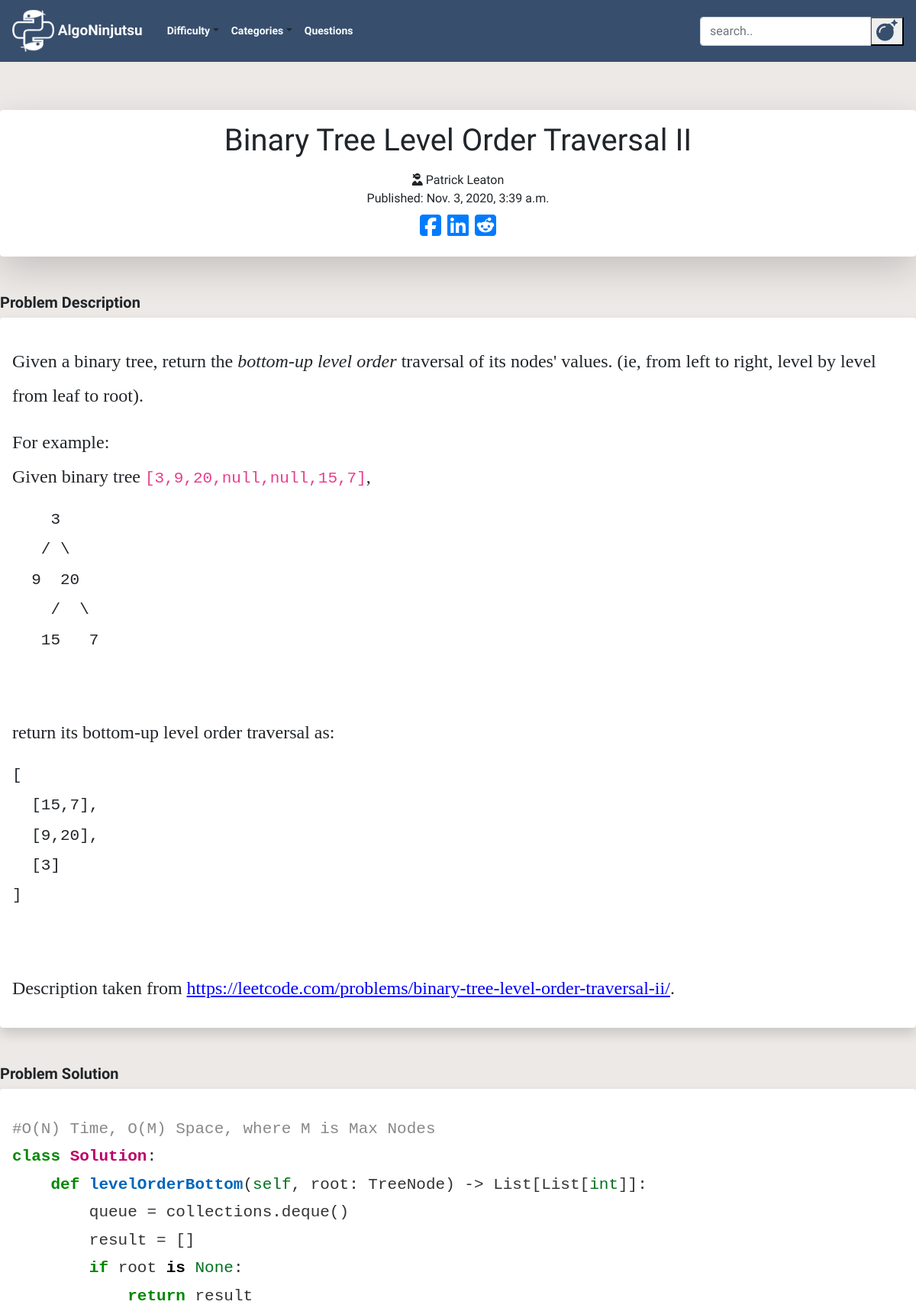
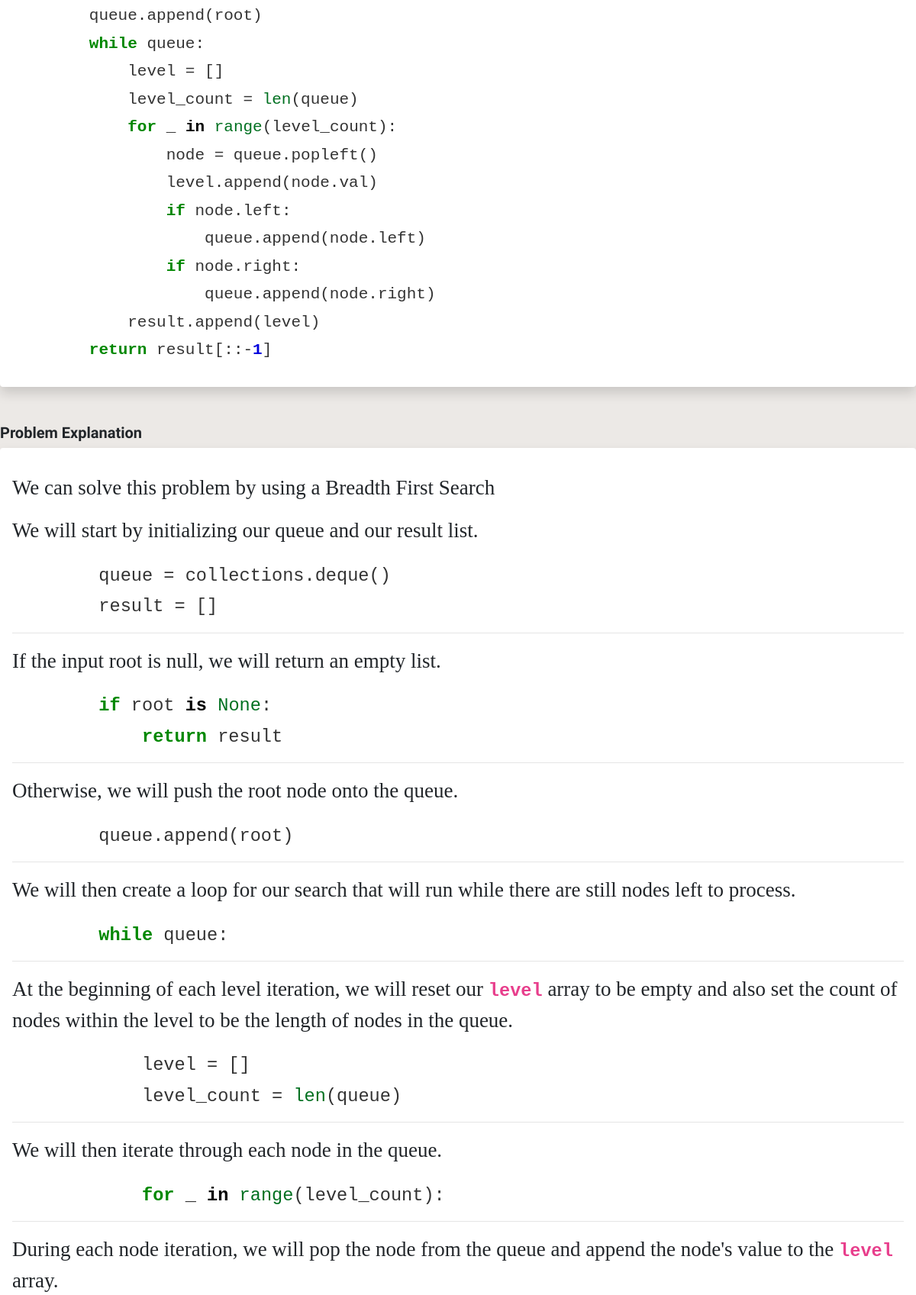
Page /post/83/ (upper part) on the committed database (2 pictures, top to bottom).
### blog/models.py (models this page shows, shortened)
class Post(models.Model):
    author = models.TextField()
    title = RichTextField()
    category = models.TextField(choices = CATEGORY_CHOICES, default = 'arrays')
    alt_category = models.TextField(choices = CATEGORY_CHOICES, blank=True, null = True)
    difficulty = models.TextField(choices = DIFFICULTY_CHOICES, default = 'easy')
    description = RichTextField()
    text = RichTextField()
    explanation = RichTextField()
    additional_notes = RichTextField(blank=True, null = True)
    published_date = models.DateTimeField(blank=True, null=True)

### blog/views.py (the view)
# urls.py: path('post/<int:pk>/', views.PostDetailView.as_view(), name='post_detail'),
class PostDetailView(DetailView):
    model = Post

### blog/static/templates/blog/post_detail.html (shortened to what this page needs)
{% extends 'blog/base.html' %}
{% block content %}
<div class="pops col-md-12">
  <div class="detail_title shadow-lg p-3 mb-5 bg-white rounded">
    <div align="center">
      <h1 class="posttitle">{{post.title|safe}}</h1>
      <i class="fas fa-user-ninja"></i>
      {{post.author}}
    </div>
    {% if post.published_date %}
    <div class="date postdate">
      Published: {{ post.published_date }}
    </div>
    {% else %}
    <a class="btn btn-default" href="{% url 'post_publish' pk=post.pk%}">Publish</a>
    {% endif %}
    <div class="fa-2x social_links" align="center">
      <a href="https://www.facebook.com/sharer/sharer.php?u={{request.build_absolute_uri}}">
        <i class="fab fa-facebook-square"></i>
      </a>
        <a href="https://www.linkedin.com/shareArticle?mini=true&url={{request.build_absolute_uri}}&title=AlgoNinjutsu&summary=Check%20out%20this%20article%20from%20Gaijin%20Gaming%20&source={{request.build_absolute_uri}}">
        <i class="fab fa-linkedin"></i>
      </a>
      <a href="http://www.reddit.com/submit?url={{request.build_absolute_uri}}&title=Check%20out%20this%20article%20from%20AlgoNinjutsu">
        <i class="fab fa-reddit-square"></i>
      </a>
     </div>
  </div>
<h5><b>Problem Description</b></h5>
  <div class="postdescription shadow p-3 mb-5 bg-white rounded">
      <p>{{ post.description|safe}}</p>
  </div>
<h5><b>Problem Solution</b></h5>
  <div class="posttext shadow p-3 mb-5 bg-white rounded">
      <p>{{ post.text|safe}}</p>
  </div>
<h5><b>Problem Explanation</b></h5>
<div class="postexplanation shadow p-3 mb-5 bg-white rounded">
    <p>{{ post.explanation|safe}}</p>
</div>
  </div>
  {% endblock %}

### blog/static/css/blog.css (style rules this page uses)
body { font-family: 'Special Elite', cursive; background: #ECE9E6; background: -webkit-linear-gradient(to bottom, #FFFFFF, #ECE9E6); overflow-x: hidden; max-width: 100%; }
.postdate { text-align: center; }
.posttext { font-family: Calibri; font-size: 2vmin !important; }
.postdescription { font-family: Calibri; font-size: 2.5vmin !important; }
.postexplanation { font-family: Calibri; font-size: 2.25vmin !important; }

### rows in the picture
Post: title "Binary Tree Level Order Traversal II", author "Patrick Leaton", published_date "Nov. 3, 2020, 3:39 a.m.", description "Given a binary tree, return the bottom-up level order traversal of its nodes' values. (ie, from left to right, level by level from leaf to root). For example: Given binary tree [3,9,20,null,null,15,7] , 3 / \\ 9 20 / \\ 15 7 return its bottom-up level order traversal as: [ [15,7], [9,20], [3] ] Description taken from https://leetcode.com/problems/binary-tree-level-order-traversal-ii/ .", text "#O(N) Time, O(M) Space, where M is Max Nodes class Solution : def levelOrderBottom ( self , root: TreeNode) -> List[List[ int ]]: queue = collections.deque() result = [] if root is None : return result queue.append(root) while queue: level = [] level_count = len (queue) for _ in range (level_count): node = queue.popleft() level.append(node.val) if node.left: queue.append(node.left) if node.right: queue.append(node.right) result.append(level) return result[::- 1 ]", explanation "We can solve this problem by using a Breadth First Search We will start by initializing our queue and our result list. queue = collections.deque() result = [] If the input root is null, we will return an empty list. if root is None : return result Otherwise, we will push the root node onto the queue. queue.append(root) We will then create a loop for our search that will run while there are still nodes left to process. while queue: At the beginning of each level iteration, we will reset our level array to be empty and also set the count of nodes within the level to be the length of nodes in the queue. level = [] level_count = len (queue) We will then iterate through each node in the queue.…"
